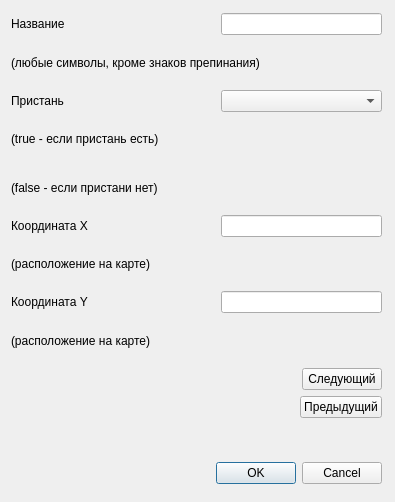
<?xml version="1.0" encoding="UTF-8"?>
<ui version="4.0">
 <class>DialogAddVertex</class>
 <widget class="QDialog" name="DialogAddVertex">
  <property name="geometry">
   <rect>
    <x>0</x>
    <y>0</y>
    <width>395</width>
    <height>502</height>
   </rect>
  </property>
  <property name="minimumSize">
   <size>
    <width>395</width>
    <height>502</height>
   </size>
  </property>
  <property name="maximumSize">
   <size>
    <width>395</width>
    <height>502</height>
   </size>
  </property>
  <property name="windowTitle">
   <string>Dialog</string>
  </property>
  <widget class="QWidget" name="">
   <property name="geometry">
    <rect>
     <x>11</x>
     <y>13</y>
     <width>371</width>
     <height>471</height>
    </rect>
   </property>
   <layout class="QVBoxLayout" name="verticalLayout">
    <item>
     <layout class="QHBoxLayout" name="horizontalLayout_14">
      <item>
       <widget class="QLabel" name="label_12">
        <property name="styleSheet">
         <string notr="true">font: 9pt &quot;MS Shell Dlg 2&quot;;</string>
        </property>
        <property name="text">
         <string>Название</string>
        </property>
       </widget>
      </item>
      <item>
       <spacer name="horizontalSpacer">
        <property name="orientation">
         <enum>Qt::Horizontal</enum>
        </property>
        <property name="sizeHint" stdset="0">
         <size>
          <width>40</width>
          <height>20</height>
         </size>
        </property>
       </spacer>
      </item>
      <item>
       <widget class="QLineEdit" name="NameLineEdit_2">
        <property name="minimumSize">
         <size>
          <width>161</width>
          <height>22</height>
         </size>
        </property>
        <property name="maximumSize">
         <size>
          <width>161</width>
          <height>22</height>
         </size>
        </property>
       </widget>
      </item>
     </layout>
    </item>
    <item>
     <layout class="QHBoxLayout" name="horizontalLayout_26">
      <item>
       <widget class="QLabel" name="label_17">
        <property name="styleSheet">
         <string notr="true">font: italic 8pt &quot;MS Sans Serif&quot;;</string>
        </property>
        <property name="text">
         <string>(любые символы, кроме знаков препинания)</string>
        </property>
       </widget>
      </item>
      <item>
       <spacer name="verticalSpacer_8">
        <property name="orientation">
         <enum>Qt::Vertical</enum>
        </property>
        <property name="sizeHint" stdset="0">
         <size>
          <width>20</width>
          <height>18</height>
         </size>
        </property>
       </spacer>
      </item>
     </layout>
    </item>
    <item>
     <layout class="QHBoxLayout" name="horizontalLayout_15">
      <item>
       <widget class="QLabel" name="label_13">
        <property name="styleSheet">
         <string notr="true">font: 9pt &quot;MS Shell Dlg 2&quot;;</string>
        </property>
        <property name="text">
         <string>Пристань</string>
        </property>
       </widget>
      </item>
      <item>
       <spacer name="horizontalSpacer_10">
        <property name="orientation">
         <enum>Qt::Horizontal</enum>
        </property>
        <property name="sizeHint" stdset="0">
         <size>
          <width>40</width>
          <height>20</height>
         </size>
        </property>
       </spacer>
      </item>
      <item>
       <widget class="QComboBox" name="comboBox">
        <property name="minimumSize">
         <size>
          <width>161</width>
          <height>22</height>
         </size>
        </property>
        <property name="maximumSize">
         <size>
          <width>161</width>
          <height>22</height>
         </size>
        </property>
       </widget>
      </item>
     </layout>
    </item>
    <item>
     <layout class="QHBoxLayout" name="horizontalLayout_25">
      <item>
       <widget class="QLabel" name="label_18">
        <property name="styleSheet">
         <string notr="true">font: italic 8pt &quot;MS Sans Serif&quot;;</string>
        </property>
        <property name="text">
         <string>(true - если пристань есть)</string>
        </property>
       </widget>
      </item>
      <item>
       <spacer name="verticalSpacer_3">
        <property name="orientation">
         <enum>Qt::Vertical</enum>
        </property>
        <property name="sizeHint" stdset="0">
         <size>
          <width>20</width>
          <height>18</height>
         </size>
        </property>
       </spacer>
      </item>
     </layout>
    </item>
    <item>
     <layout class="QHBoxLayout" name="horizontalLayout_24">
      <item>
       <widget class="QLabel" name="label_19">
        <property name="styleSheet">
         <string notr="true">font: italic 8pt &quot;MS Sans Serif&quot;;</string>
        </property>
        <property name="text">
         <string>(false - если пристани нет)</string>
        </property>
       </widget>
      </item>
      <item>
       <spacer name="verticalSpacer_9">
        <property name="orientation">
         <enum>Qt::Vertical</enum>
        </property>
        <property name="sizeHint" stdset="0">
         <size>
          <width>20</width>
          <height>18</height>
         </size>
        </property>
       </spacer>
      </item>
     </layout>
    </item>
    <item>
     <layout class="QHBoxLayout" name="horizontalLayout_17">
      <item>
       <widget class="QLabel" name="label_14">
        <property name="styleSheet">
         <string notr="true">font: 9pt &quot;MS Shell Dlg 2&quot;;</string>
        </property>
        <property name="text">
         <string>Координата Х</string>
        </property>
       </widget>
      </item>
      <item>
       <spacer name="horizontalSpacer_12">
        <property name="orientation">
         <enum>Qt::Horizontal</enum>
        </property>
        <property name="sizeHint" stdset="0">
         <size>
          <width>40</width>
          <height>20</height>
         </size>
        </property>
       </spacer>
      </item>
      <item>
       <widget class="QLineEdit" name="CoordinateXLineEdit">
        <property name="minimumSize">
         <size>
          <width>161</width>
          <height>22</height>
         </size>
        </property>
        <property name="maximumSize">
         <size>
          <width>161</width>
          <height>22</height>
         </size>
        </property>
       </widget>
      </item>
     </layout>
    </item>
    <item>
     <layout class="QHBoxLayout" name="horizontalLayout_22">
      <item>
       <widget class="QLabel" name="label_21">
        <property name="styleSheet">
         <string notr="true">font: italic 8pt &quot;MS Sans Serif&quot;;</string>
        </property>
        <property name="text">
         <string>(расположение на карте)</string>
        </property>
       </widget>
      </item>
      <item>
       <spacer name="verticalSpacer_11">
        <property name="orientation">
         <enum>Qt::Vertical</enum>
        </property>
        <property name="sizeHint" stdset="0">
         <size>
          <width>20</width>
          <height>18</height>
         </size>
        </property>
       </spacer>
      </item>
     </layout>
    </item>
    <item>
     <layout class="QHBoxLayout" name="horizontalLayout_18">
      <item>
       <widget class="QLabel" name="label_15">
        <property name="styleSheet">
         <string notr="true">font: 9pt &quot;MS Shell Dlg 2&quot;;</string>
        </property>
        <property name="text">
         <string>Координата Y</string>
        </property>
       </widget>
      </item>
      <item>
       <spacer name="horizontalSpacer_13">
        <property name="orientation">
         <enum>Qt::Horizontal</enum>
        </property>
        <property name="sizeHint" stdset="0">
         <size>
          <width>40</width>
          <height>20</height>
         </size>
        </property>
       </spacer>
      </item>
      <item>
       <widget class="QLineEdit" name="CoordinateYLineEdit">
        <property name="minimumSize">
         <size>
          <width>161</width>
          <height>22</height>
         </size>
        </property>
        <property name="maximumSize">
         <size>
          <width>161</width>
          <height>22</height>
         </size>
        </property>
       </widget>
      </item>
     </layout>
    </item>
    <item>
     <layout class="QHBoxLayout" name="horizontalLayout_21">
      <item>
       <widget class="QLabel" name="label_22">
        <property name="styleSheet">
         <string notr="true">font: italic 8pt &quot;MS Sans Serif&quot;;</string>
        </property>
        <property name="text">
         <string>(расположение на карте)</string>
        </property>
       </widget>
      </item>
      <item>
       <spacer name="verticalSpacer_12">
        <property name="orientation">
         <enum>Qt::Vertical</enum>
        </property>
        <property name="sizeHint" stdset="0">
         <size>
          <width>20</width>
          <height>18</height>
         </size>
        </property>
       </spacer>
      </item>
     </layout>
    </item>
    <item>
     <layout class="QVBoxLayout" name="verticalLayout_8">
      <item>
       <layout class="QHBoxLayout" name="horizontalLayout_19">
        <item>
         <spacer name="horizontalSpacer_14">
          <property name="orientation">
           <enum>Qt::Horizontal</enum>
          </property>
          <property name="sizeHint" stdset="0">
           <size>
            <width>40</width>
            <height>20</height>
           </size>
          </property>
         </spacer>
        </item>
        <item>
         <widget class="QPushButton" name="nextButton_2">
          <property name="text">
           <string>Следующий</string>
          </property>
         </widget>
        </item>
       </layout>
      </item>
      <item>
       <layout class="QHBoxLayout" name="horizontalLayout_20">
        <item>
         <spacer name="horizontalSpacer_15">
          <property name="orientation">
           <enum>Qt::Horizontal</enum>
          </property>
          <property name="sizeHint" stdset="0">
           <size>
            <width>40</width>
            <height>20</height>
           </size>
          </property>
         </spacer>
        </item>
        <item>
         <widget class="QPushButton" name="previousButton_2">
          <property name="text">
           <string>Предыдущий</string>
          </property>
         </widget>
        </item>
       </layout>
      </item>
      <item>
       <layout class="QVBoxLayout" name="verticalLayout_7">
        <item>
         <spacer name="verticalSpacer_13">
          <property name="orientation">
           <enum>Qt::Vertical</enum>
          </property>
          <property name="sizeHint" stdset="0">
           <size>
            <width>20</width>
            <height>38</height>
           </size>
          </property>
         </spacer>
        </item>
        <item>
         <widget class="QDialogButtonBox" name="buttonBox_2">
          <property name="standardButtons">
           <set>QDialogButtonBox::Cancel|QDialogButtonBox::Ok</set>
          </property>
         </widget>
        </item>
       </layout>
      </item>
     </layout>
    </item>
   </layout>
  </widget>
 </widget>
 <resources/>
 <connections/>
</ui>
